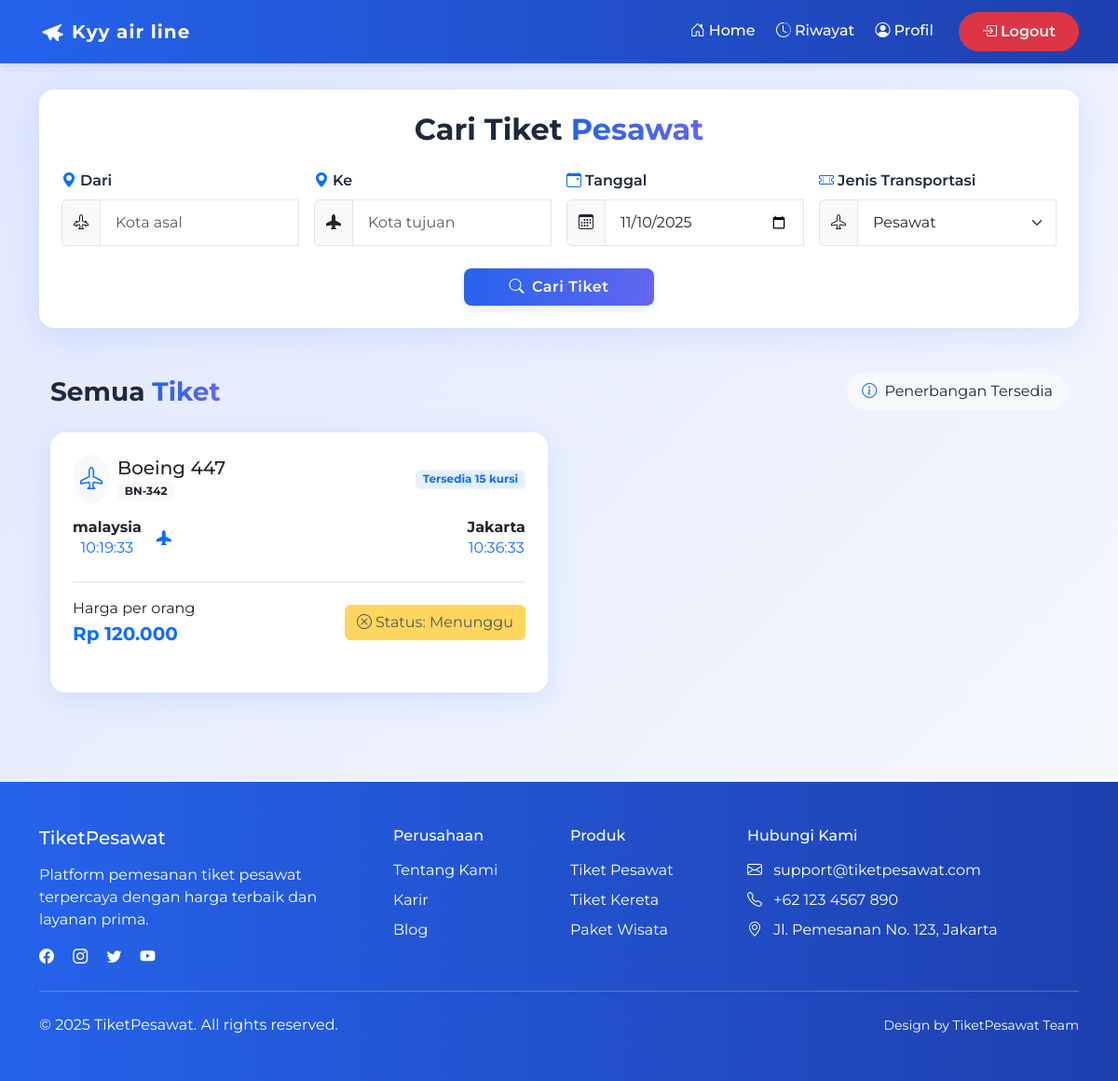
/pencarian.php (signed in), run on an earlier commit of the app's database.
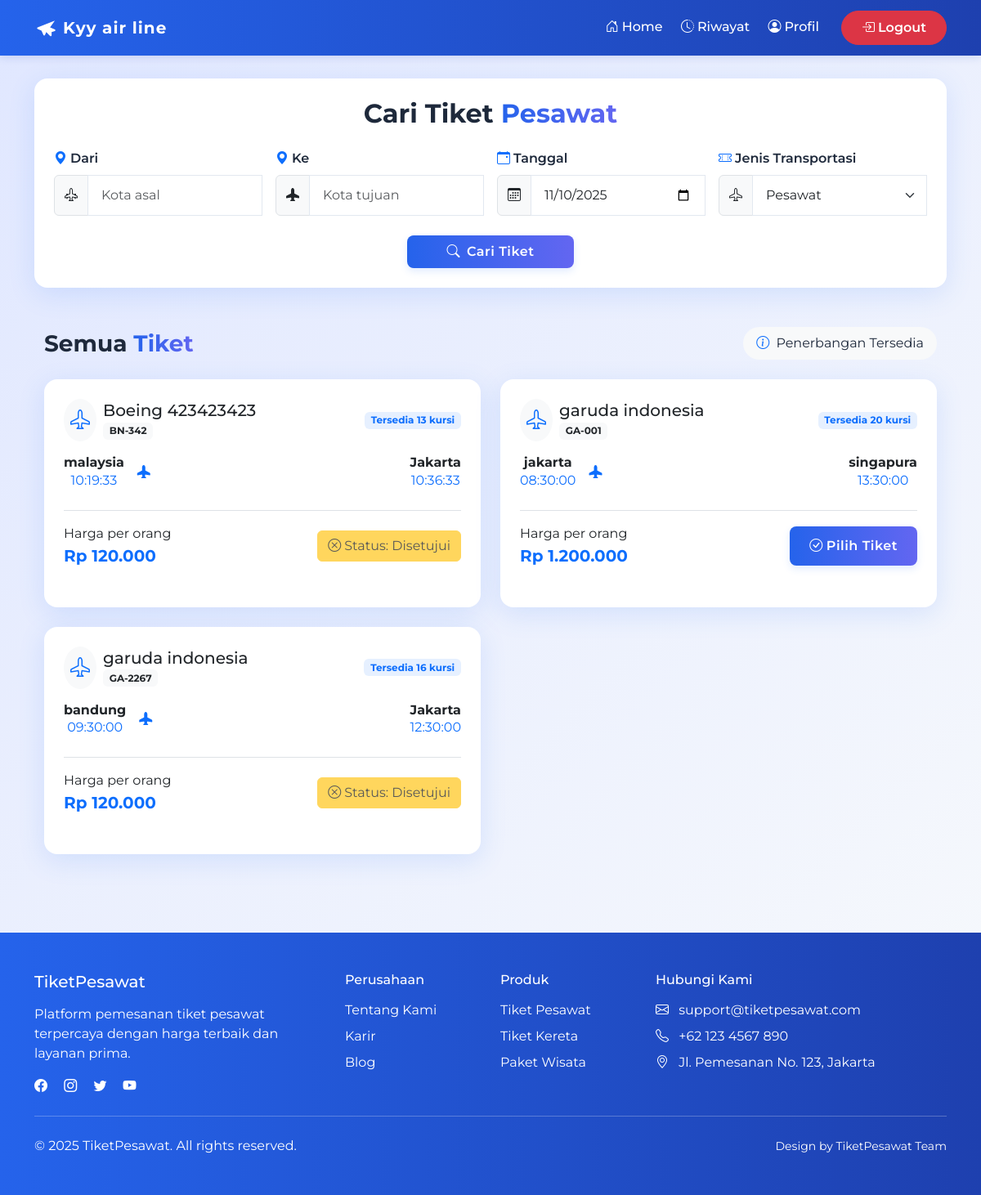
And on a later commit of the database.
### tables this page shows
CREATE TABLE `pesawat` (
  `id` int NOT NULL,
  `nama` varchar(50) NOT NULL,
  `no_penerbangan` varchar(50) NOT NULL,
  `asal` varchar(50) NOT NULL,
  `tujuan` varchar(50) NOT NULL,
  `waktu_berangkat` time DEFAULT NULL,
  `harga` decimal(12,2) NOT NULL,
  `created_at` timestamp NOT NULL DEFAULT CURRENT_TIMESTAMP,
  `updated_at` timestamp NOT NULL DEFAULT CURRENT_TIMESTAMP,
  `waktu_tiba` time DEFAULT NULL,
  `kursi_tersedia` int NOT NULL
);

CREATE TABLE `bookings` (
  `id` int NOT NULL,
  `id_pesawat` int NOT NULL,
  `id_user` int NOT NULL,
  `kode` varchar(50) NOT NULL,
  `status` enum('disetujui','menunggu') NOT NULL,
  `kelas` enum('ekonomi','bisnis','first class') NOT NULL,
  `created_at` varchar(100) NOT NULL
);

### navbar.php (called while the page is built, shortened)
<?php
function get_user_role()
{
    return isset($_SESSION["role"]) ? $_SESSION["role"] : "guest";
}
$user_role = get_user_role();
$is_logged_in = ($user_role !== 'guest');
?>

### pencarian.php (the view, shortened to what the changed rows need)
<?php
include "./koneksi.php";
$is_logged_in = isset($_SESSION['user_id']);
$user_id = $is_logged_in ? $_SESSION['user_id'] : null;
$user_bookings = [];
if ($is_logged_in) {
	$stmt_bookings = $mysql->prepare("SELECT id_pesawat, status FROM bookings WHERE id_user = ?");
	if ($stmt_bookings === false) {
		error_log("Prepare failed (bookings): " . $mysql->error);
	} else {
		$stmt_bookings->bind_param("i", $user_id);
		$stmt_bookings->execute();
		$bookings_result = $stmt_bookings->get_result();
		while ($row = $bookings_result->fetch_assoc()) {
			$user_bookings[$row['id_pesawat']] = $row;
		}
	}
}
$query = "SELECT * FROM pesawat";
$result_semua_tiket = $mysql->query($query)->fetch_all(MYSQLI_ASSOC);
$result_pencarian = null;
?>
<!DOCTYPE html>
<html lang="id">
<head>
	<link href="https://cdn.jsdelivr.net/npm/bootstrap@5.3.3/dist/css/bootstrap.min.css" rel="stylesheet">
	<link rel="stylesheet" href="https://cdn.jsdelivr.net/npm/bootstrap-icons@1.11.1/font/bootstrap-icons.css">
	<link rel="stylesheet" href="./assets/css/style.css">
	<link rel="stylesheet" href="https://cdnjs.cloudflare.com/ajax/libs/animate.css/4.1.1/animate.min.css" />
</head>
<body>
	<?php
	include "navbar.php";
	?>
	<section class="container py-5 mt-5">
		<div class="search-form p-4 mb-5 animate__animated animate__fadeIn">
			<h2 class="mb-4 text-center fw-bold">Cari Tiket <span class="text-primary-gradient">Pesawat</span></h2>
		</div>
		<section class="container" style="<?php if (isset($result_pencarian) && isset($_GET["dari"])) echo "margin-top: 10rem;" ?>">
			<div class="search-results">
				<div class="row g-4" data-animate="animate-fade-in">
					<?php
					foreach ($result_semua_tiket as $pesawat) {
						$rupiah = "Rp " . number_format($pesawat["harga"], 0, ",", ".");
						$is_booked = $is_logged_in && isset($user_bookings[$pesawat["id"]]);
						$booking_status = $is_booked ? htmlspecialchars($user_bookings[$pesawat["id"]]['status']) : '';
					?>
						<div class="col-md-6" data-animate="animate-fade-in">
							<div class="result-card card h-100">
								<div class="card-body p-4">
									<div class="d-flex justify-content-between align-items-center mb-3">
										<div class="d-flex align-items-center">
											<div class="airline-logo me-2 rounded-circle bg-light p-2">
												<i class="bi bi-airplane text-primary" style="font-size: 1.5rem;"></i>
											</div>
											<div>
												<h5 class="card-title mb-0"><?= htmlspecialchars($pesawat["nama"]) ?></h5>
												<span class="badge bg-light text-dark"><?= htmlspecialchars($pesawat["no_penerbangan"]) ?></span>
											</div>
										</div>
										<span class="badge bg-primary bg-opacity-10 text-primary"><?= "Tersedia " . $pesawat["kursi_tersedia"] . " kursi" ?? 'Tidak ada kursi tersedia' ?></span>
									</div>
									<div class="flight-route d-flex justify-content-between align-items-center mb-4 position-relative">
										<div class="text-center">
											<h6 class="fw-bold mb-0"><?= htmlspecialchars($pesawat["asal"]) ?></h6>
											<p class="mb-0 text-primary"><?= htmlspecialchars($pesawat["waktu_berangkat"]) ?></p>
										</div>
										<div class="flight-line position-relative flex-grow-1 mx-3">
											<div class="flight-icon">
												<i class="bi bi-airplane-fill text-primary"></i>
											</div>
										</div>
										<div class="text-center">
											<h6 class="fw-bold mb-0"><?= htmlspecialchars($pesawat["tujuan"]) ?></h6>
											<p class="mb-0 text-primary"><?= htmlspecialchars($pesawat["waktu_tiba"]) ?></p>
										</div>
									</div>
									<div class="d-flex justify-content-between align-items-center mt-3 pt-3 border-top">
										<div>
											<p class="mb-0">Harga per orang</p>
											<p class="card-text fw-bold text-primary mb-0 fs-5"><?= $rupiah ?></p>
										</div>
										<?php if (!$is_logged_in): ?>
											<a href="./login.php" class="btn btn-primary">
												<i class="bi bi-box-arrow-in-right me-1"></i>Pilih Tiket (Login)
											</a>
										<?php elseif ($is_booked): ?>
											<button class="btn btn-warning" disabled>
												<i class="bi bi-x-circle me-1"></i>Status: <?= ucfirst($booking_status) ?>
											</button>
										<?php else: ?>
											<a href="./konfirmasi.php?pesawat=<?= htmlspecialchars($pesawat["id"]) ?>" class="btn btn-primary">
												<i class="bi bi-check-circle me-1"></i>Pilih Tiket
											</a>
										<?php endif; ?>
									</div>
								</div>
							</div>
						</div>
					<?php
					}
					?>
				</div>
			</div>
		</section>
	</section>
</body>
</html>

What changed in the data, as far as the page shows it:
changed pesawat "malaysia": nama "Boeing 447" → "Boeing 423423423"; kursi_tersedia "Tersedia 15 kursi" → "Tersedia 13 kursi"; id.status "Menunggu" → "Disetujui"
added pesawat: nama "garuda indonesia", no_penerbangan "GA-001", kursi_tersedia "Tersedia 20 kursi", asal "jakarta", waktu_berangkat "08:30:00", tujuan "singapura", waktu_tiba "13:30:00", harga "Rp 1.200.000"
added pesawat: nama "garuda indonesia", no_penerbangan "GA-2267", kursi_tersedia "Tersedia 16 kursi", asal "bandung", waktu_berangkat "09:30:00", tujuan "Jakarta", waktu_tiba "12:30:00", harga "Rp 120.000", id.status "Disetujui"
